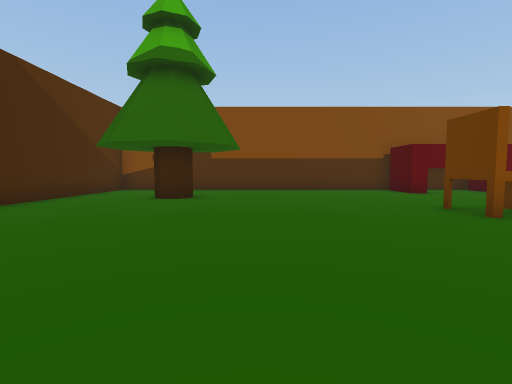
view 1 (above)

24 first-person views from a walk through a scene from a Unity 3-D project. The camera is 1.3 m above the floor, tilts 4° down and sees 85° across. The floor is counted in squares, 2 m on a side. Each view is taken from the middle of a square. On the plan, view 1 faces up. The plan holds only what a view shows up to about 9 squares ahead; the rest is blank. The place goes on beyond the plan.

view 2
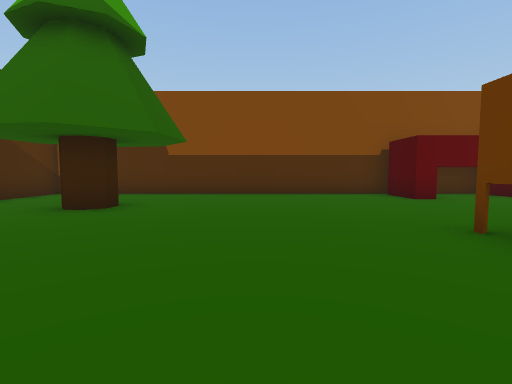

view 3
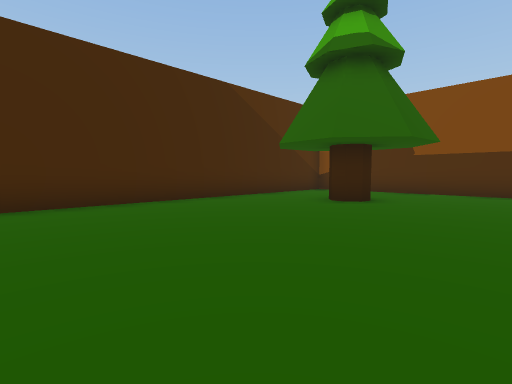

view 4
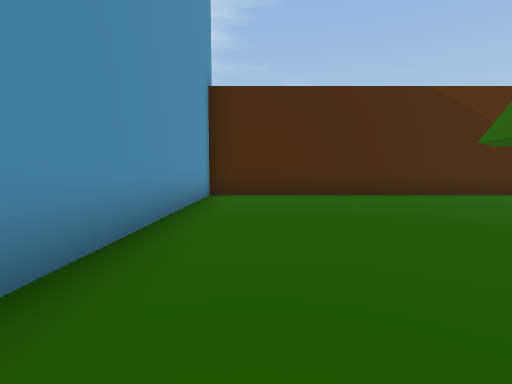

view 5
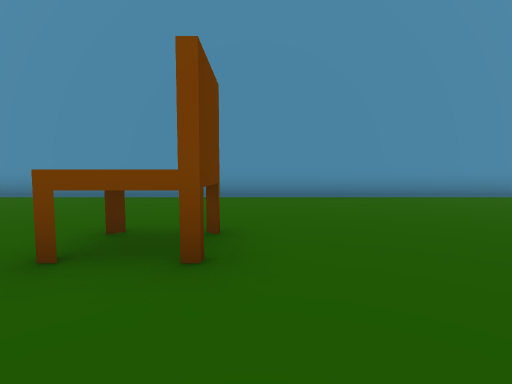

view 6
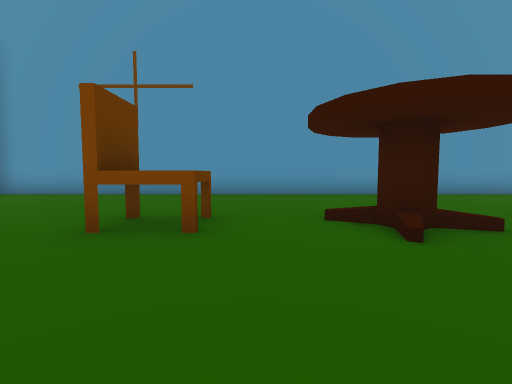

view 7
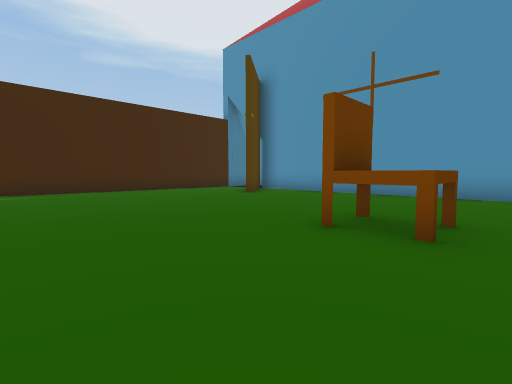

view 8
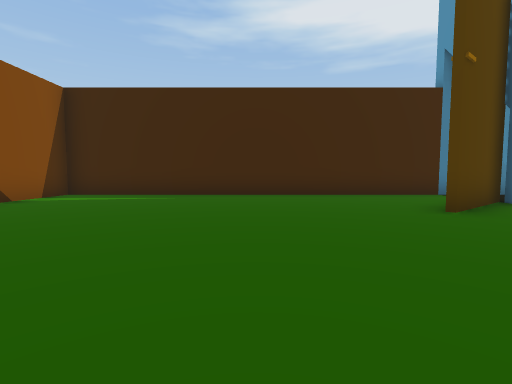

view 9
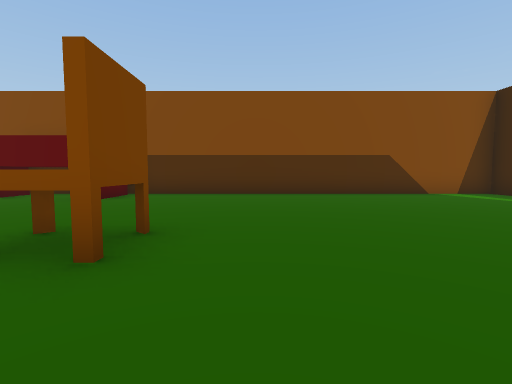

view 10
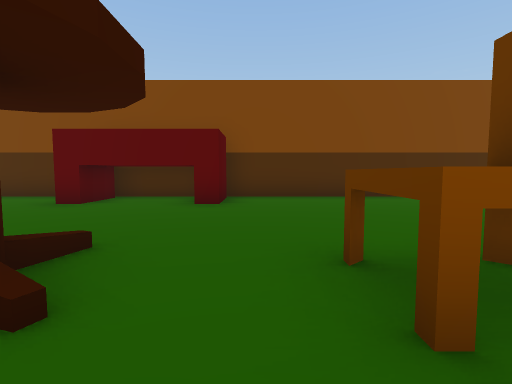

view 11
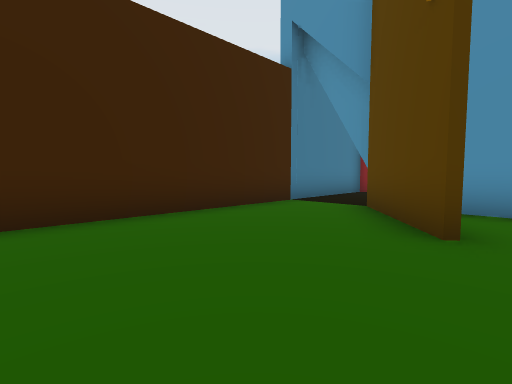

view 12
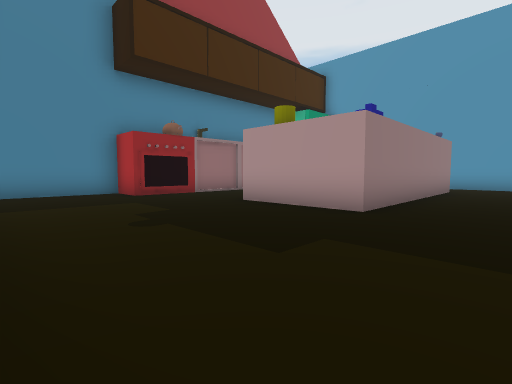

view 13
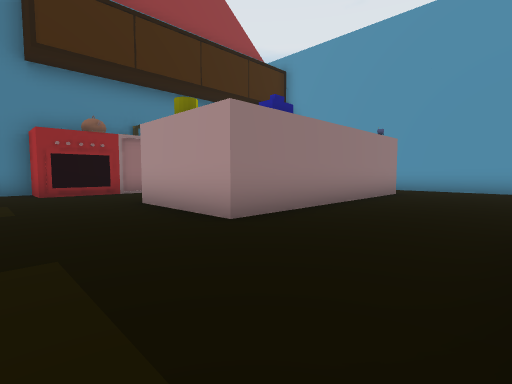

view 14
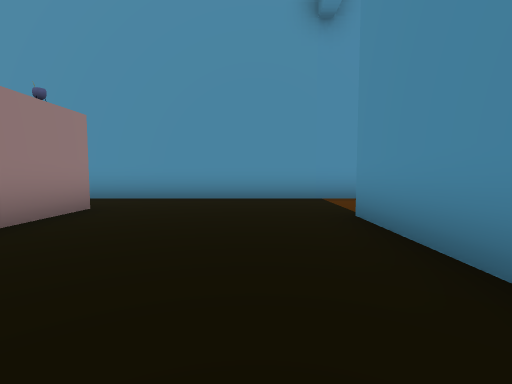

view 15
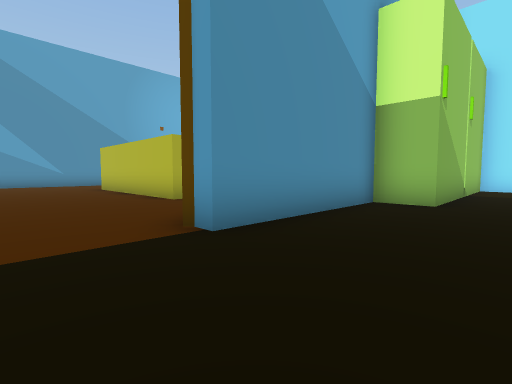

view 16
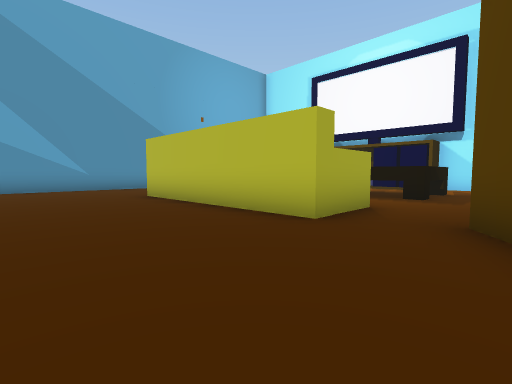

view 17
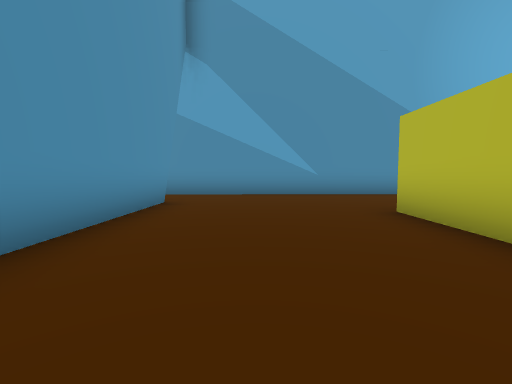

view 18
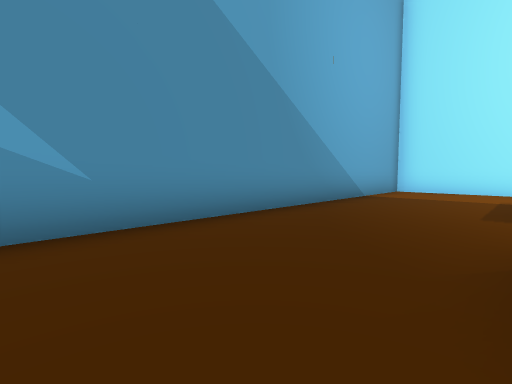

view 19
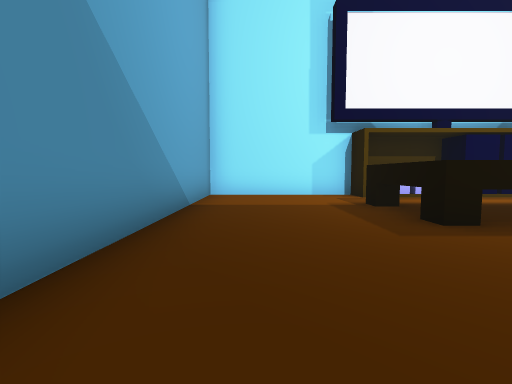

view 20
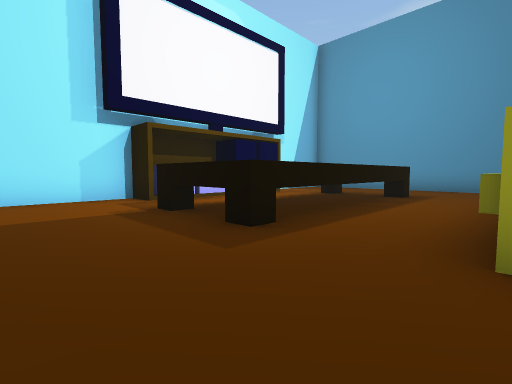

view 21
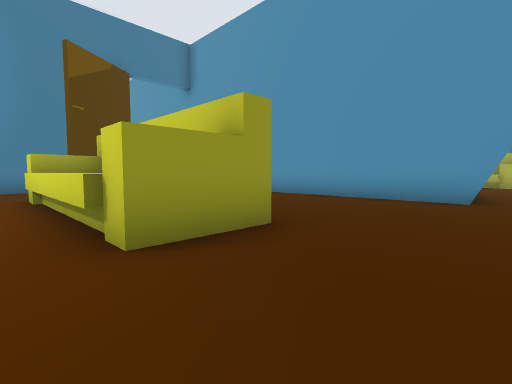

view 22
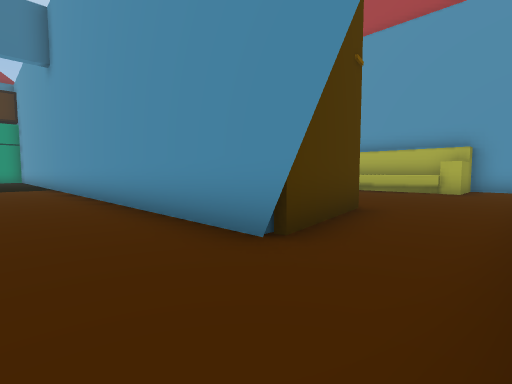

view 23
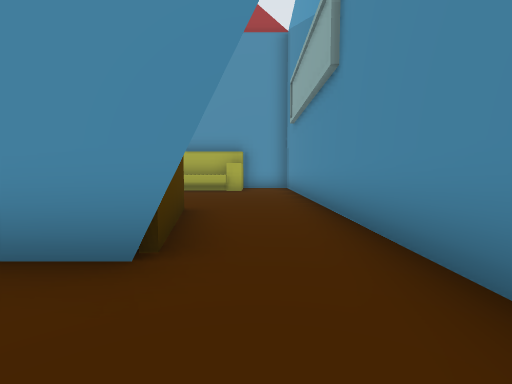

view 24
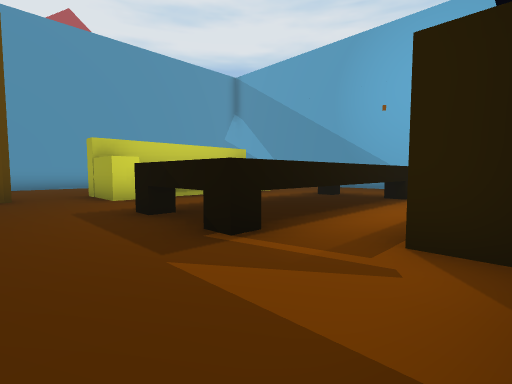

### Floor plan
Key: @ floor where view 1 was taken; # wall or solid block; . floor; / step, stairs or slope; = window, fence, low wall or low ledge; ^ raised ledge.
Columns run from 6 left of view 1 to 20 right of it. Each row starts with its distance up from view 1.
 11  ###########  #############
 10  # ........####...........#
  9  #.........####...........#
  8  #........................#
  7  #..#.....................#
  6  #........................#
  5  #........^./#..^.........#
  4  #........^.. /.^.........#
  3  #........................#
  2  #........................#
  1  #....................#...#
  0 ######@..###############..#
 -1 #....#####... #...........#
 -2 #............ #...........#
 -3 #............ #...........#
 -4 #....######.. #.........###
 -5 #....######.. #.........#
 -6 #............##...####..#
 -7 #............#....#    .#
 -8 #....#===#...#....#
 -9 #....#####..##....#
-10 #........... #....#
-11 #............#....#
-12 #.................#
-13 #...................
-14 #..#################
-15 #..#
-16 #..#
-17 #...
-18 #....
-19 #....
-20 #.....
-21 #.....
-22   .#=
-23   .#
-24   ##

Where each view was taken, in squares from view 1:
view 1: 0 up, 0 right, facing up
view 2: 2 up, 1 right, facing up
view 3: 1 up, 1 right, facing up-left
view 4: 1 up, 3 right, facing left
view 5: 7 up, 3 right, facing down
view 6: 8 up, 9 right, facing down
view 7: 8 up, 9 right, facing down-right
view 8: 5 up, 11 right, facing right
view 9: 2 up, 12 right, facing up
view 10: 3 up, 9 right, facing up
view 11: 5 up, 15 right, facing down-right
view 12: 1 down, 10 right, facing down-right
view 13: 3 down, 9 right, facing down-right
view 14: 7 down, 9 right, facing down
view 15: 13 down, 10 right, facing up-left
view 16: 13 down, 6 right, facing up-left
view 17: 12 down, 3 right, facing left
view 18: 11 down, 2 left, facing up-left
view 19: 9 down, 4 left, facing up
view 20: 8 down, 4 left, facing up-right
view 21: 7 down, 4 left, facing down-right
view 22: 12 down, 5 left, facing down-right
view 23: 12 down, 4 left, facing down
view 24: 1 down, 6 right, facing down-left
